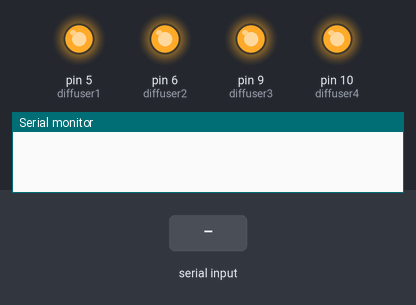
This sketch was run on a simulated Arduino Uno, built with avr-gcc and run on an emulated ATmega328P. On the bench: output pins drawn as LEDs (lit = HIGH), the last lines printed to the serial monitor. The inputs (shaded band) are chosen by the test bench.

Above: at 1.2 s.
1.3 s: "6\n" received over Serial
At 2.7 s:
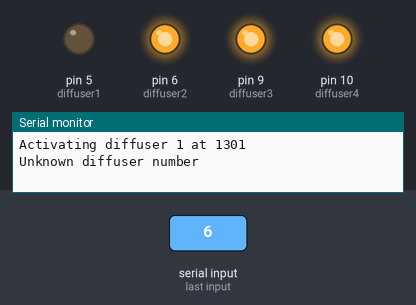
4.3 s: "7\n" received over Serial
At 5.0 s:
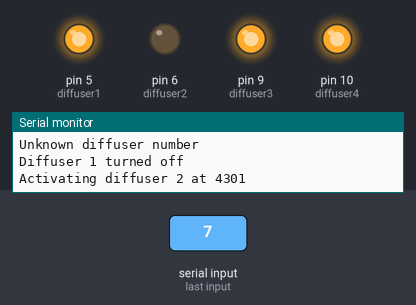
7.3 s: "8\n" received over Serial
At 8.4 s:
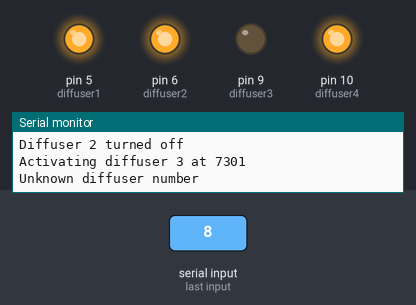
10.3 s: "9\n" received over Serial
At 10.7 s:
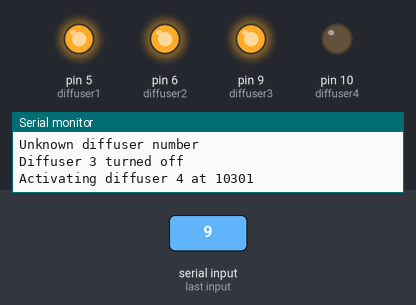
Timing chart, 0 to 14.3 s (numbered marks = the images above; inputs shaded):
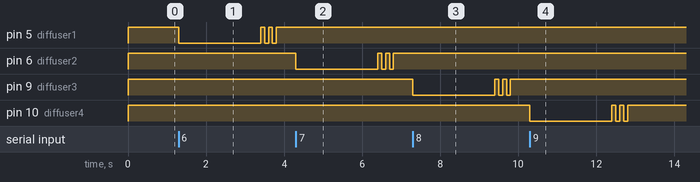

Measured:
- after the input at 1.3 s, pin 5 (diffuser1): HIGH → LOW at once, then repeats every 0.20 s: HIGH 0.10 s, LOW 0.10 s, until it stays HIGH from 3.8 s
- after the input at 4.3 s, pin 6 (diffuser2): HIGH → LOW at once, then repeats every 0.20 s: HIGH 0.10 s, LOW 0.10 s, until it stays HIGH from 6.8 s
- after the input at 7.3 s, pin 9 (diffuser3): HIGH → LOW at once, then repeats every 0.20 s: HIGH 0.10 s, LOW 0.10 s, until it stays HIGH from 9.8 s
- after the input at 10.3 s, pin 10 (diffuser4): HIGH → LOW at once, then repeats every 0.20 s: HIGH 0.10 s, LOW 0.10 s, until it stays HIGH from 12.8 s

The sketch:

TEST1.ino
```cpp
// Define diffuser pins
const int diffuser1 = 5;
const int diffuser2 = 6;
const int diffuser3 = 9;
const int diffuser4 = 10;

// Store the state and timer for each diffuser
bool diffuser1State = false;
bool diffuser2State = false;
bool diffuser3State = false;
bool diffuser4State = false;

unsigned long diffuser1StartTime = 0;
unsigned long diffuser2StartTime = 0;
unsigned long diffuser3StartTime = 0;
unsigned long diffuser4StartTime = 0;

const unsigned long duration = 2000; // Duration for each diffuser to stay on (2 seconds)
const int delayTime =100;            // 50 millisecond


void setup() {
  Serial.begin(9600);

  pinMode(diffuser1, OUTPUT);
  pinMode(diffuser2, OUTPUT);
  pinMode(diffuser3, OUTPUT);
  pinMode(diffuser4, OUTPUT);

  digitalWrite(diffuser1, HIGH);
  digitalWrite(diffuser2, HIGH);
  digitalWrite(diffuser3, HIGH);
  digitalWrite(diffuser4, HIGH);
}


void loop() {
  if (Serial.available() > 0) {
    int diffuserNumber = Serial.parseInt();

    activateDiffuser(diffuserNumber);   // Activate the diffuser based on the received number
  }

  updateDiffuserStates();               // Check each diffuser to see if the duration has passed, and turn it off if needed
}


void activateDiffuser(int diffuserNumber) {
  // Activate the diffuser and start its timer based on the received number
  switch (diffuserNumber) {
    case 6:
      diffuser1State = true;
      diffuser1StartTime = millis(); // Record the start time
      digitalWrite(diffuser1, LOW);
      Serial.print("Activating diffuser 1 at ");
      Serial.println(diffuser1StartTime);
      break;
    case 7:
      diffuser2State = true;
      diffuser2StartTime = millis();
      digitalWrite(diffuser2, LOW);
      Serial.print("Activating diffuser 2 at ");
      Serial.println(diffuser2StartTime);
      break;
    case 8:
      diffuser3State = true;
      diffuser3StartTime = millis();
      digitalWrite(diffuser3, LOW);
      Serial.print("Activating diffuser 3 at ");
      Serial.println(diffuser3StartTime);
      break;
    case 9:
      diffuser4State = true;
      diffuser4StartTime = millis();
      digitalWrite(diffuser4, LOW);
      Serial.print("Activating diffuser 4 at ");
      Serial.println(diffuser4StartTime);
      break;
    default:
      Serial.println("Unknown diffuser number");
      break;
  }
}


void updateDiffuserStates() {
  // Turn off diffusers after 2 seconds if they are on

  if (diffuser1State && (millis() - diffuser1StartTime >= duration)) {
    diffuser1State = false; // Turn off diffuser 1
    digitalWrite(diffuser1, LOW);
    delay(delayTime);
    digitalWrite(diffuser1, HIGH);
    delay(delayTime);
    digitalWrite(diffuser1, LOW);
    delay(delayTime);
    digitalWrite(diffuser1, HIGH);
    delay(delayTime);
    digitalWrite(diffuser1, LOW);
    delay(delayTime);
    digitalWrite(diffuser1, HIGH);
    Serial.println("Diffuser 1 turned off");
  }

  if (diffuser2State && (millis() - diffuser2StartTime >= duration)) {
    diffuser2State = false; // Turn off diffuser 2
    digitalWrite(diffuser2, LOW);
    delay(delayTime);
    digitalWrite(diffuser2, HIGH);
    delay(delayTime);
    digitalWrite(diffuser2, LOW);
    delay(delayTime);
    digitalWrite(diffuser2, HIGH);
    delay(delayTime);
    digitalWrite(diffuser2, LOW);
    delay(delayTime);
    digitalWrite(diffuser2, HIGH);
    Serial.println("Diffuser 2 turned off");
  }

  if (diffuser3State && (millis() - diffuser3StartTime >= duration)) {
    diffuser3State = false; // Turn off diffuser 3
    digitalWrite(diffuser3, LOW);
    delay(delayTime);
    digitalWrite(diffuser3, HIGH);
    delay(delayTime);
    digitalWrite(diffuser3, LOW);
    delay(delayTime);
    digitalWrite(diffuser3, HIGH);
    delay(delayTime);
    digitalWrite(diffuser3, LOW);
    delay(delayTime);
    digitalWrite(diffuser3, HIGH);
    Serial.println("Diffuser 3 turned off");
  }

  if (diffuser4State && (millis() - diffuser4StartTime >= duration)) {
    diffuser4State = false; // Turn off diffuser 4
    digitalWrite(diffuser4, LOW);
    delay(delayTime);
    digitalWrite(diffuser4, HIGH);
    delay(delayTime);
    digitalWrite(diffuser4, LOW);
    delay(delayTime);
    digitalWrite(diffuser4, HIGH);
    delay(delayTime);
    digitalWrite(diffuser4, LOW);
    delay(delayTime);
    digitalWrite(diffuser4, HIGH);
    Serial.println("Diffuser 4 turned off");
  }
}
```
